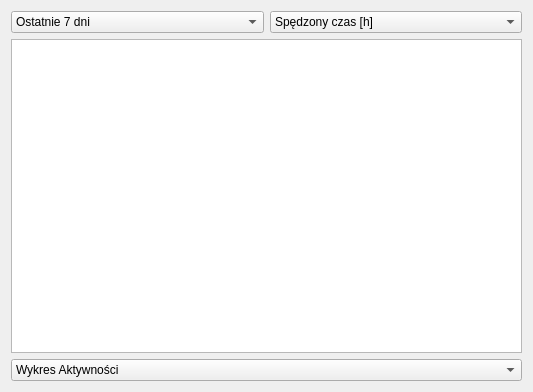
<?xml version="1.0" encoding="UTF-8"?>
<ui version="4.0">
 <class>StatisticsWidget</class>
 <widget class="QWidget" name="StatisticsWidget">
  <property name="geometry">
   <rect>
    <x>0</x>
    <y>0</y>
    <width>533</width>
    <height>392</height>
   </rect>
  </property>
  <property name="windowTitle">
   <string>Form</string>
  </property>
  <layout class="QGridLayout" name="gridLayout">
   <item row="0" column="0">
    <layout class="QVBoxLayout" name="verticalLayout">
     <item>
      <layout class="QHBoxLayout" name="horizontalLayout_11">
       <item>
        <widget class="QComboBox" name="comboZakresCzasu">
         <item>
          <property name="text">
           <string>Ostatnie 7 dni</string>
          </property>
         </item>
         <item>
          <property name="text">
           <string>Ostatnie 30 dni</string>
          </property>
         </item>
         <item>
          <property name="text">
           <string>Ten rok</string>
          </property>
         </item>
         <item>
          <property name="text">
           <string>Poprzedni rok</string>
          </property>
         </item>
        </widget>
       </item>
       <item>
        <widget class="QComboBox" name="comboMetryka">
         <item>
          <property name="text">
           <string>Spędzony czas [h]</string>
          </property>
         </item>
         <item>
          <property name="text">
           <string>Liczba sesji</string>
          </property>
         </item>
         <item>
          <property name="text">
           <string>Przyrost jednostek</string>
          </property>
         </item>
        </widget>
       </item>
      </layout>
     </item>
     <item>
      <widget class="QChartView" name="wykresSlupkowyAktywnosci"/>
     </item>
     <item>
      <widget class="QComboBox" name="comboWidokStatystyk">
       <item>
        <property name="text">
         <string>Wykres Aktywności</string>
        </property>
       </item>
       <item>
        <property name="text">
         <string>Kupka Wstydu</string>
        </property>
       </item>
      </widget>
     </item>
    </layout>
   </item>
  </layout>
 </widget>
 <customwidgets>
  <customwidget>
   <class>QChartView</class>
   <extends>QGraphicsView</extends>
   <header location="global">qchartview.h</header>
  </customwidget>
 </customwidgets>
 <resources/>
 <connections/>
</ui>
